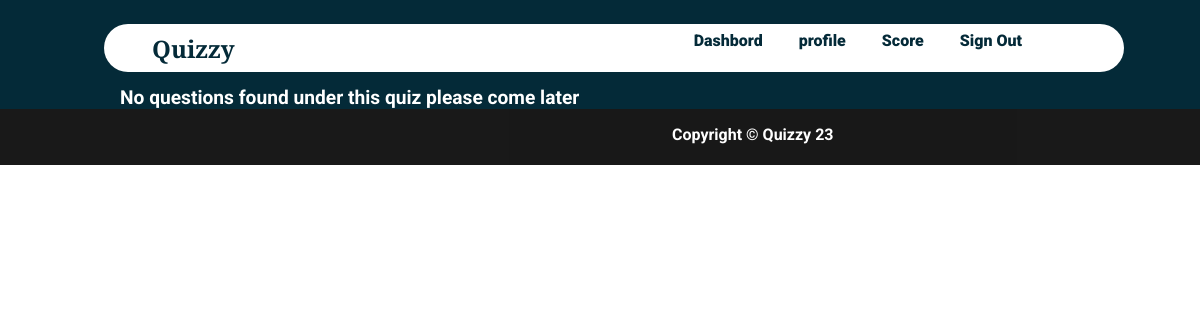
The app's page /takeq.php?qid=7 (signed in), older data.
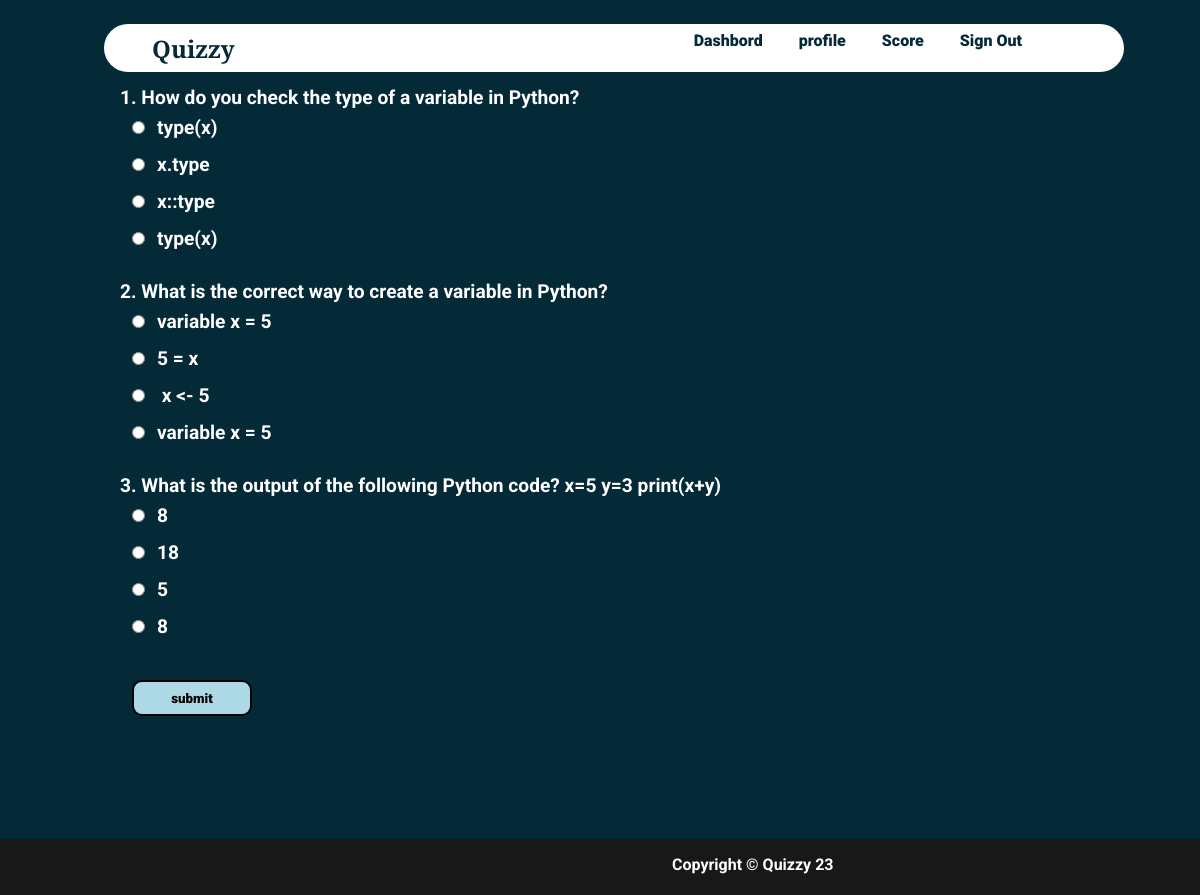
The same page, newer data.
### tables this page shows
CREATE TABLE IF NOT EXISTS `questions` (
  `qs` varchar(200) NOT NULL,
  `op1` varchar(30) NOT NULL,
  `op2` varchar(30) NOT NULL,
  `op3` varchar(30) NOT NULL,
  `answer` varchar(30) NOT NULL,
  `quizid` int NOT NULL,
  UNIQUE KEY `qs` (`qs`),
  KEY `quizid` (`quizid`),
  KEY `quizid_2` (`quizid`),
  KEY `quizid_3` (`quizid`)
);

### takeq.php (the view, shortened to what this page needs)
<html>
<head>
</head>
<?php
require_once 'sql.php';
                $conn = mysqli_connect($servername, $username, $password, $dbname);if (!$conn) {
    echo "<script>alert(\"Database error retry after some time !\")</script>";
}
?>
<body style="margin: 0 !important;height:auto;font-weight: bolder !important;font-family: 'Roboto', sans-serif;color: #fff">
    <div style="background-color: #042A38;height: auto;">
    <div class="navbar" style="display: grid;width: 85%;height:3rem;color:#042A38;position:fixed;border-radius:10rem;margin-top:1.5rem;margin-left:6.5rem;font-weight:bolder;">
    <section style="margin-left: 3rem;height:3rem;display:grid;padding-top: 8px;padding-bottom: 3px; font-size: 1.5rem;font-family: 'Libre Baskerville', serif;">Quizzy</section>
    <ul style="display: inline-flex;padding: 0 !important;margin-top: 0;float: right;right: 10rem;top:0.8rem;position: fixed;width: 50vw;">
                <li onclick="dash()">Dashbord</li>
                <li onclick="prof()">profile</li>
                <li onclick="score()">Score</li>
                <li onclick="lo()">Sign Out</li>
            </ul>
        </div><br><br>
        <section style="margin-top: 4vw;width:80vw;margin-left:10vw;margin-right:10vw;font-size:1.2rem;">
        <?php
        if(isset($_GET["qid"])){
        $qid=$_GET["qid"];
            $sql ="select * from questions where quizid='{$qid}'";
            $res=mysqli_query($conn,$sql);
            if($res)
            {
                if(mysqli_num_rows($res)==0)
                {
                    echo "No questions found under this quiz please come later";
                }else{
                $i=1;
                $j=0;
                echo "<form method=\"POST\">";
                while ($row = mysqli_fetch_assoc($res)) {
                    echo $i.". ".$row["qs"]."<br>";
                    echo "<input type=\"radio\" value=\"".$j."\" name=\"ans".$i.$j."\">".$row["op1"]."<br>";
                    echo "<input type=\"radio\" value=\"".($j+1)."\" name=\"ans".$i.$j."\">".$row["op2"]."<br>";
                    echo "<input type=\"radio\" value=\"".($j+2)."\"name=\"ans".$i.$j."\">".$row["op3"]."<br>";
                    echo "<input type=\"radio\"value=\"".($j+3)."\" name=\"ans".$i.$j."\">".$row["answer"]."<br><br>";
                    $i++;
                }
                echo "<input id=\"btn\" type=\"submit\" name=\"submit\" value=\"submit\"><br><br><br>";
                echo "</form><br><br>";
            }
            }
            else
            {
                echo "error".mysqli_error($conn).".";
            }
     } ?>
        </section>
    </div>
    <footer class="footer" style= "background: black; opacity: 0.9;  font-size: 1rem; height: 3.5rem;display:flex;">
        <div class="footer_copyright" style=" text-align: center;position:absolute; margin-left:42rem; color:white;" >
             <p style="padding-top: 0.01rem;">Copyright &copy; Quizzy 23</p>
        </div>
    </footer>
</body>
</html>

Row changes from the older to the newer data that the page shows:
added questions: qs "How do you check the type of a variable in Python?", op1 "type(x)", op2 "x.type", op3 "x::type", answer "type(x)"
added questions: qs "What is the correct way to create a variable in Python?", op1 "variable x = 5", op2 "5 = x", op3 "x <- 5", answer "variable x = 5"
added questions: qs "What is the output of the following Python code? x=5 y=3 print(x+y)", op1 "8", op2 "18", op3 "5", answer "8"
Text that changed along with them:
form field submit: (not shown) → "submit"
text no longer shown: "No questions found under this quiz please come later"
